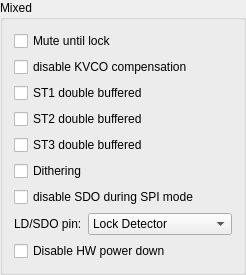
          <widget class="QGroupBox" name="groupBox_10">
           <property name="title">
            <string>Mixed</string>
           </property>
           <layout class="QVBoxLayout" name="verticalLayout_7">
            <item>
             <widget class="QCheckBox" name="MUTE_LOCK_EN">
              <property name="text">
               <string>Mute until lock</string>
              </property>
             </widget>
            </item>
            <item>
             <widget class="QCheckBox" name="KVCO_COMP_DIS">
              <property name="text">
               <string>disable KVCO compensation</string>
              </property>
             </widget>
            </item>
            <item>
             <widget class="QCheckBox" name="DBR_ST1">
              <property name="text">
               <string>ST1 double buffered</string>
              </property>
             </widget>
            </item>
            <item>
             <widget class="QCheckBox" name="DBR_ST2">
              <property name="text">
               <string>ST2 double buffered</string>
              </property>
             </widget>
            </item>
            <item>
             <widget class="QCheckBox" name="DBR_ST3">
              <property name="text">
               <string>ST3 double buffered</string>
              </property>
             </widget>
            </item>
            <item>
             <widget class="QCheckBox" name="DITHERING">
              <property name="text">
               <string>Dithering</string>
              </property>
             </widget>
            </item>
            <item>
             <widget class="QCheckBox" name="SPI_DATA_OUT_DISABLE">
              <property name="text">
               <string>disable SDO during SPI mode</string>
              </property>
             </widget>
            </item>
            <item>
             <layout class="QHBoxLayout" name="horizontalLayout_7">
              <item>
               <widget class="QLabel" name="label_17">
                <property name="text">
                 <string>LD/SDO pin:</string>
                </property>
               </widget>
              </item>
              <item>
               <widget class="QComboBox" name="LD_SDO_SEL">
                <item>
                 <property name="text">
                  <string>Lock Detector</string>
                 </property>
                </item>
                <item>
                 <property name="text">
                  <string>VCO Divider</string>
                 </property>
                </item>
                <item>
                 <property name="text">
                  <string>Calibrator VC divider</string>
                 </property>
                </item>
                <item>
                 <property name="text">
                  <string>Fast Lock clock</string>
                 </property>
                </item>
               </widget>
              </item>
             </layout>
            </item>
            <item>
             <widget class="QCheckBox" name="PD_RF2_DISABLE">
              <property name="text">
               <string>Disable HW power down</string>
              </property>
             </widget>
            </item>
           </layout>
          </widget>
